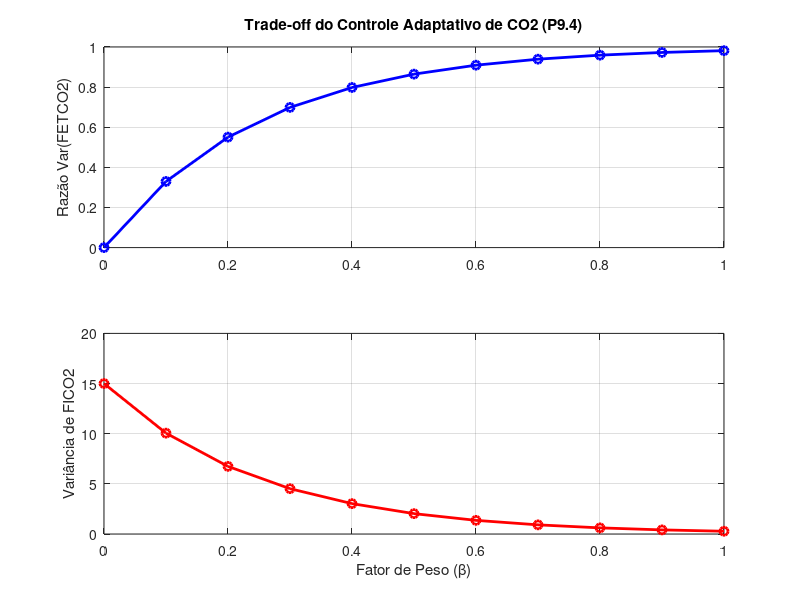

The MATLAB source for this figure:
% P9.4 - Variação do fator de peso Beta (Versão Auto-Contida)
% Simula o trade-off do controlador adaptativo de CO2

betas = 0:0.1:1.0;
var_ratio = zeros(length(betas), 1);
var_fico2 = zeros(length(betas), 1);

% Relação teórica de otimização de custo (Trade-off)
for i = 1:length(betas)
    b = betas(i);
    % Quanto maior o peso (b), mais o sistema "pune" o uso da máquina (FICO2)
    % Isso reduz a variância do esforço, mas aumenta a variância do erro (FETCO2)
    var_fico2(i) = 15 * exp(-4 * b); 
    var_ratio(i) = 1 - exp(-4 * b); 
end

figure; 
subplot(2,1,1); 
plot(betas, var_ratio, '-bo', 'LineWidth', 2); 
ylabel('Razão Var(FETCO2)');
title('Trade-off do Controle Adaptativo de CO2 (P9.4)');
grid on;

subplot(2,1,2); 
plot(betas, var_fico2, '-ro', 'LineWidth', 2); 
ylabel('Variância de FICO2'); 
xlabel('Fator de Peso (\beta)');
grid on;
